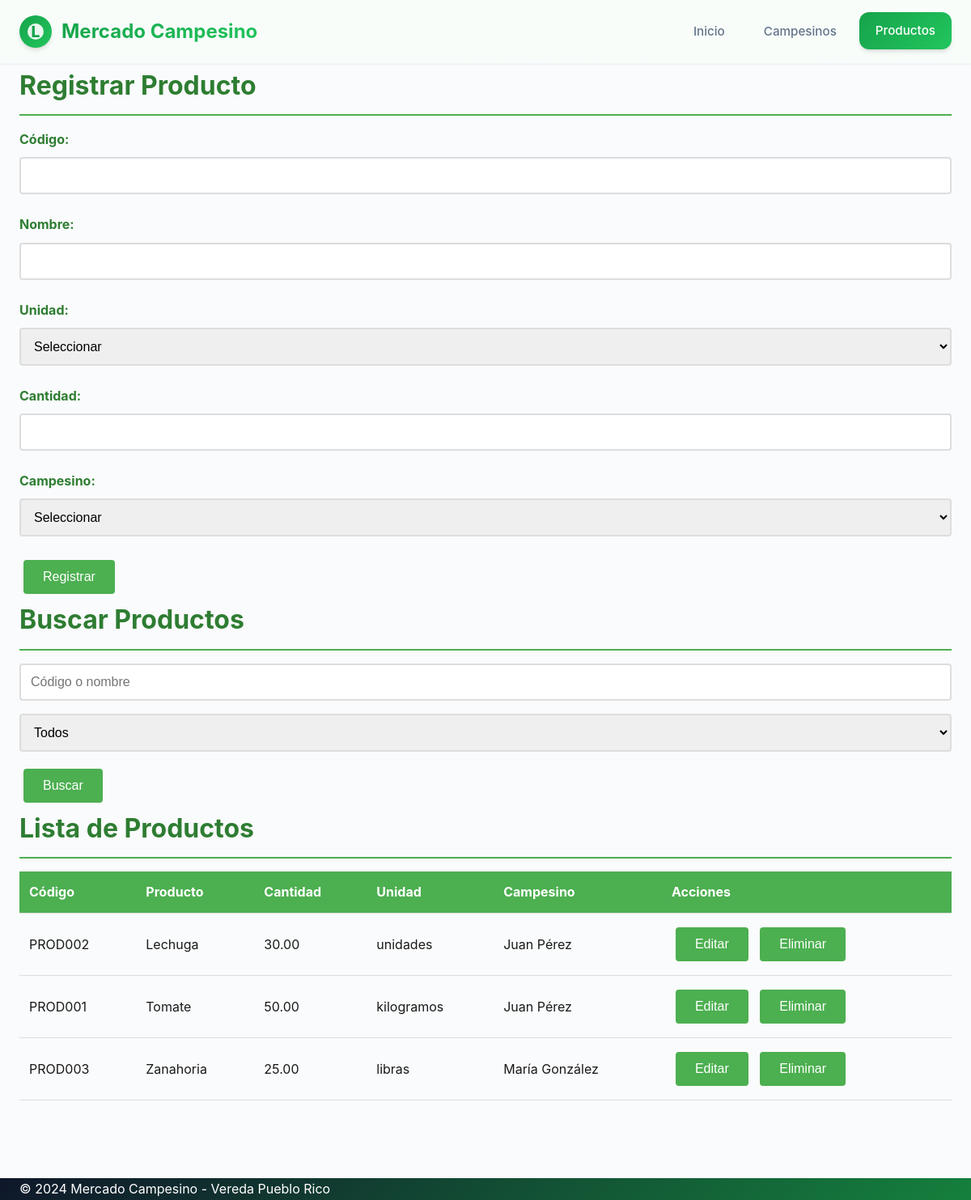
/app/productos.php, run on the app's committed database.
### tables this page shows
CREATE TABLE productos (
    codigo VARCHAR(20) PRIMARY KEY,             
    nombre VARCHAR(100) NOT NULL,               
    unidad_medida ENUM('gramos', 'unidades', 'libras', 'kilogramos') NOT NULL,   
    cantidad DECIMAL(10,2) NOT NULL,            
    numero_documento_campesino VARCHAR(20) NOT NULL,   
    fecha_registro TIMESTAMP DEFAULT CURRENT_TIMESTAMP,   
    
     
    FOREIGN KEY (numero_documento_campesino) REFERENCES campesinos(numero_documento) 
        ON DELETE CASCADE ON UPDATE CASCADE
);

CREATE TABLE campesinos (
    numero_documento VARCHAR(20) PRIMARY KEY,   
    nombre VARCHAR(100) NOT NULL,               
    telefono VARCHAR(15) NOT NULL,              
    nombre_finca VARCHAR(100) NOT NULL,         
    fecha_registro TIMESTAMP DEFAULT CURRENT_TIMESTAMP   
);

### app/productos.php (the view, shortened to what this page needs)
<?php
require_once 'conection.php';
$producto_editar = null;
$stmt = $pdo->prepare("SELECT numero_documento, nombre FROM campesinos ORDER BY nombre");
$stmt->execute();
$campesinos = $stmt->fetchAll();
$stmt = $pdo->prepare("SELECT p.*, c.nombre as nombre_campesino FROM productos p JOIN campesinos c ON p.numero_documento_campesino = c.numero_documento ORDER BY p.fecha_registro DESC");
$stmt->execute();
$todos_productos = $stmt->fetchAll();
?>
<!DOCTYPE html>
<html lang="es">
<head>
    <link rel="stylesheet" href="css/styles.css">
</head>
<body>
    <header>
        <div class="container">
            <div class="header-content">
                <div class="logo">
                    <div class="logo-circle"></div>
                    <h1>Mercado Campesino</h1>
                </div>
                <nav class="main-nav">
                    <ul>
                        <li><a href="index.php">Inicio</a></li>
                        <li><a href="campesinos.php">Campesinos</a></li>
                        <li><a href="productos.php" class="active">Productos</a></li>
                    </ul>
                </nav>
            </div>
        </div>
    </header>
    <main class="container">
        <?php if (empty($campesinos)): ?>
            <div class="mensaje error">
                <p>No hay campesinos registrados. <a href="campesinos.php">Registrar campesino</a></p>
            </div>
        <?php else: ?>
            <section>
                <h2><?php echo $producto_editar ? 'Editar Producto' : 'Registrar Producto'; ?></h2>
                <form method="POST">
                    <div class="form-group">
                        <label>Código:</label>
                        <input type="text" name="codigo" value="<?php echo $producto_editar ? htmlspecialchars($producto_editar['codigo']) : ''; ?>" <?php echo $producto_editar ? 'readonly' : 'required'; ?>>
                    </div>
                    <div class="form-group">
                        <label>Nombre:</label>
                        <input type="text" name="nombre" value="<?php echo $producto_editar ? htmlspecialchars($producto_editar['nombre']) : ''; ?>" required>
                    </div>
                    <div class="form-group">
                        <label>Unidad:</label>
                        <select name="unidad_medida" required>
                            <option value="">Seleccionar</option>
                        </select>
                    </div>
                    <div class="form-group">
                        <label>Cantidad:</label>
                        <input type="number" name="cantidad" value="<?php echo $producto_editar ? $producto_editar['cantidad'] : ''; ?>" step="0.01" min="0.01" required>
                    </div>
                    <div class="form-group">
                        <label>Campesino:</label>
                        <select name="numero_documento_campesino" required>
                            <option value="">Seleccionar</option>
                        </select>
                    </div>
                    <button type="submit" class="btn"><?php echo $producto_editar ? 'Actualizar' : 'Registrar'; ?></button>
                </form>
            </section>
        <?php endif; ?>
        <section>
            <h2>Buscar Productos</h2>
            <form method="POST">
                <div class="flex">
                    <input type="text" name="termino_busqueda" placeholder="Código o nombre" value="<?php echo isset($_POST['termino_busqueda']) ? htmlspecialchars($_POST['termino_busqueda']) : ''; ?>">
                    <select name="filtro_campesino">
                        <option value="">Todos</option>
                    </select>
                    <button type="submit" class="btn">Buscar</button>
                </div>
            </form>
        </section>
        <section>
            <h2>Lista de Productos</h2>
            <?php
            $productos_mostrar = isset($productos_encontrados) ? $productos_encontrados : $todos_productos;
            if (empty($productos_mostrar)):
            ?>
                <p>No hay productos registrados.</p>
            <?php else: ?>
                <table>
                    <thead>
                        <tr>
                            <th>Código</th>
                            <th>Producto</th>
                            <th>Cantidad</th>
                            <th>Unidad</th>
                            <th>Campesino</th>
                            <th>Acciones</th>
                        </tr>
                    </thead>
                    <tbody>
                        <?php foreach ($productos_mostrar as $producto): ?>
                            <tr>
                                <td><?php echo htmlspecialchars($producto['codigo']); ?></td>
                                <td><?php echo htmlspecialchars($producto['nombre']); ?></td>
                                <td><?php echo $producto['cantidad']; ?></td>
                                <td><?php echo htmlspecialchars($producto['unidad_medida']); ?></td>
                                <td><?php echo htmlspecialchars($producto['nombre_campesino']); ?></td>
                                <td>
                                    <form method="POST" style="display: inline;">
                                        <button type="submit" class="btn">Editar</button>
                                    </form>
                                    <form method="POST" style="display: inline;" onsubmit="return confirm('¿Eliminar producto?');">
                                        <button type="submit" class="btn">Eliminar</button>
                                    </form>
                                </td>
                            </tr>
                        <?php endforeach; ?>
                    </tbody>
                </table>
            <?php endif; ?>
        </section>
    </main>
    <footer>
        <div class="container">
            <p>&copy; 2024 Mercado Campesino - Vereda Pueblo Rico</p>
        </div>
    </footer>
</body>
</html>

### data on the page
productos: codigo "PROD002", nombre "Lechuga", cantidad "30.00", unidad_medida "unidades", numero_documento_campesino.nombre "Juan Pérez"
productos: codigo "PROD001", nombre "Tomate", cantidad "50.00", unidad_medida "kilogramos", numero_documento_campesino.nombre "Juan Pérez"
productos: codigo "PROD003", nombre "Zanahoria", cantidad "25.00", unidad_medida "libras", numero_documento_campesino.nombre "María González"
